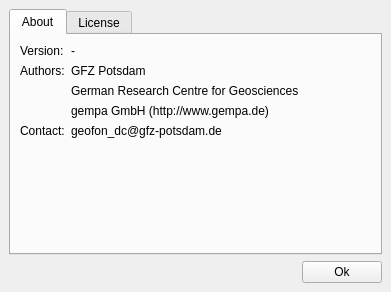
<ui version="4.0" >
 <author></author>
 <comment></comment>
 <exportmacro></exportmacro>
 <class>AboutWidget</class>
 <widget class="QWidget" name="AboutWidget" >
  <property name="geometry" >
   <rect>
    <x>0</x>
    <y>0</y>
    <width>357</width>
    <height>292</height>
   </rect>
  </property>
  <property name="windowTitle" >
   <string>About SeisComP3::GUI</string>
  </property>
  <layout class="QVBoxLayout" >
   <property name="margin" >
    <number>9</number>
   </property>
   <property name="spacing" >
    <number>6</number>
   </property>
   <item>
    <widget class="QTabWidget" name="tabWidget" >
     <widget class="QWidget" name="tab" >
      <attribute name="title" >
       <string>About</string>
      </attribute>
      <layout class="QGridLayout" >
       <property name="margin" >
        <number>9</number>
       </property>
       <property name="spacing" >
        <number>6</number>
       </property>
       <item row="1" column="1" >
        <widget class="QLabel" name="label_3" >
         <property name="text" >
          <string>GFZ Potsdam</string>
         </property>
        </widget>
       </item>
       <item row="0" column="1" >
        <widget class="QLabel" name="labelVersion" >
         <property name="text" >
          <string>-</string>
         </property>
        </widget>
       </item>
       <item row="2" column="1" >
        <widget class="QLabel" name="label_6" >
         <property name="text" >
          <string>German Research Centre for Geosciences</string>
         </property>
        </widget>
       </item>
       <item row="4" column="1" >
        <widget class="QLabel" name="label_7" >
         <property name="text" >
          <string>gempa GmbH (http://www.gempa.de)</string>
         </property>
        </widget>
       </item>
       <item row="0" column="0" >
        <widget class="QLabel" name="label" >
         <property name="sizePolicy" >
          <sizepolicy>
           <hsizetype>4</hsizetype>
           <vsizetype>5</vsizetype>
           <horstretch>0</horstretch>
           <verstretch>0</verstretch>
          </sizepolicy>
         </property>
         <property name="text" >
          <string>Version:</string>
         </property>
        </widget>
       </item>
       <item row="5" column="1" >
        <widget class="QLabel" name="label_5" >
         <property name="text" >
          <string>geofon_dc@gfz-potsdam.de</string>
         </property>
        </widget>
       </item>
       <item row="5" column="0" >
        <widget class="QLabel" name="label_4" >
         <property name="text" >
          <string>Contact:</string>
         </property>
        </widget>
       </item>
       <item row="6" column="0" colspan="2" >
        <spacer>
         <property name="orientation" >
          <enum>Qt::Vertical</enum>
         </property>
         <property name="sizeHint" >
          <size>
           <width>351</width>
           <height>40</height>
          </size>
         </property>
        </spacer>
       </item>
       <item row="1" column="0" >
        <widget class="QLabel" name="label_2" >
         <property name="text" >
          <string>Authors:</string>
         </property>
        </widget>
       </item>
      </layout>
     </widget>
     <widget class="QWidget" name="tab_2" >
      <attribute name="title" >
       <string>License</string>
      </attribute>
      <layout class="QVBoxLayout" >
       <property name="margin" >
        <number>9</number>
       </property>
       <property name="spacing" >
        <number>6</number>
       </property>
       <item>
        <widget class="QTextEdit" name="textLicense" >
         <property name="readOnly" >
          <bool>true</bool>
         </property>
        </widget>
       </item>
      </layout>
     </widget>
    </widget>
   </item>
   <item>
    <layout class="QHBoxLayout" >
     <property name="margin" >
      <number>0</number>
     </property>
     <property name="spacing" >
      <number>6</number>
     </property>
     <item>
      <spacer>
       <property name="orientation" >
        <enum>Qt::Horizontal</enum>
       </property>
       <property name="sizeHint" >
        <size>
         <width>271</width>
         <height>20</height>
        </size>
       </property>
      </spacer>
     </item>
     <item>
      <widget class="QPushButton" name="buttonOk" >
       <property name="text" >
        <string>Ok</string>
       </property>
      </widget>
     </item>
    </layout>
   </item>
  </layout>
 </widget>
 <pixmapfunction></pixmapfunction>
 <resources/>
 <connections>
  <connection>
   <sender>buttonOk</sender>
   <signal>clicked()</signal>
   <receiver>AboutWidget</receiver>
   <slot>close()</slot>
   <hints>
    <hint type="sourcelabel" >
     <x>332</x>
     <y>336</y>
    </hint>
    <hint type="destinationlabel" >
     <x>133</x>
     <y>352</y>
    </hint>
   </hints>
  </connection>
 </connections>
</ui>
